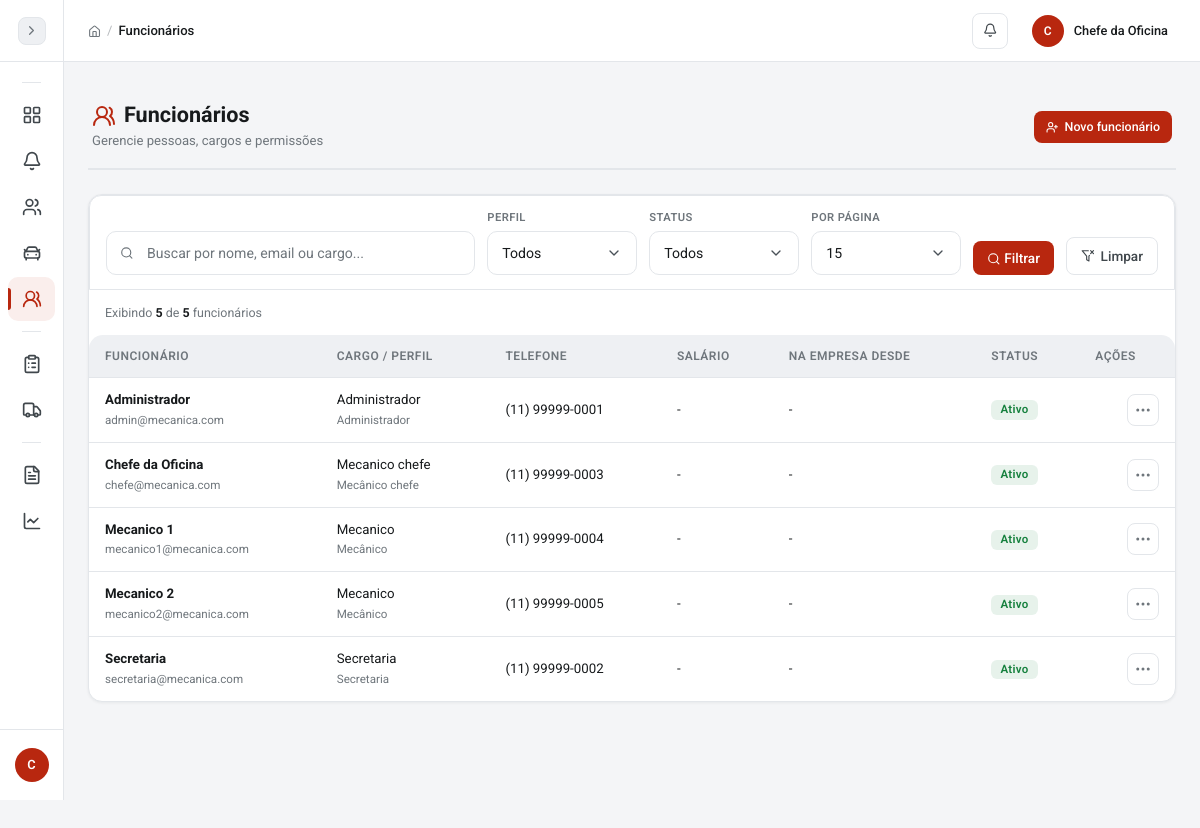
The app's page /pages/funcionarios/listar.php (signed in) with its own data.
### tables this page shows
CREATE TABLE usuarios (
  id INT AUTO_INCREMENT PRIMARY KEY,
  nome VARCHAR(100) NOT NULL,
  email VARCHAR(120) NOT NULL UNIQUE,
  senha VARCHAR(255) NOT NULL,
  tipo ENUM('admin','secretaria','mecanico_chefe','mecanico') NOT NULL DEFAULT 'mecanico',
  cpf VARCHAR(14) UNIQUE,
  telefone VARCHAR(20),
  salario DECIMAL(10,2),
  data_admissao DATE,
  cargo VARCHAR(100),
  ativo TINYINT(1) NOT NULL DEFAULT 1,
  data_cadastro TIMESTAMP DEFAULT CURRENT_TIMESTAMP
);

### config/conexao.php (called while the page is built, shortened)
<?php
function limpar($dado) {
    return trim((string) $dado);
}
function esc($dado) {
    return htmlspecialchars((string) $dado, ENT_QUOTES, 'UTF-8');
}
?>

### pages/funcionarios/listar.php (the view, shortened to what this page needs)
<?php
require_once __DIR__ . '/../../config/conexao.php';
require_once __DIR__ . '/../../includes/paginacao.php';
$roles = ['admin' => 'Administrador', 'secretaria' => 'Secretaria', 'mecanico_chefe' => 'Mecânico chefe', 'mecanico' => 'Mecânico'];
$busca = limpar($_GET['busca'] ?? '');
$perfil = $_GET['perfil'] ?? '';
$status_func = $_GET['status'] ?? '';
$condicoes = [];
$params = [];
$where = $condicoes ? 'WHERE ' . implode(' AND ', $condicoes) : '';
$por_pagina = por_pagina_atual();
$pagina = pagina_atual();
$st = $conn->prepare("SELECT COUNT(*) FROM usuarios $where");
$st->execute($params);
$total = (int) $st->fetchColumn();
[$pagina, $offset, $total_paginas] = paginacao_calcular($total, $por_pagina, $pagina);
$st = $conn->prepare("SELECT id, nome, email, tipo, cargo, telefone, salario, data_admissao, ativo FROM usuarios $where ORDER BY ativo DESC, nome LIMIT :limite OFFSET :offset");
$st->bindValue(':limite', $por_pagina, PDO::PARAM_INT);
$st->bindValue(':offset', $offset, PDO::PARAM_INT);
$st->execute();
$funcionarios = $st->fetchAll();
$tem_filtro = $busca !== '' || $perfil !== '' || $status_func !== '';
require_once __DIR__ . '/../../includes/header.php';
?>
<div class="page-header">
    <div>
        <h1><i data-lucide="users-round" class="text-primary me-2"></i>Funcionários</h1>
        <span class="page-subtitle">Gerencie pessoas, cargos e permissões</span>
    </div>
    <a href="cadastrar.php" class="btn btn-primary btn-icon"><i data-lucide="user-plus"></i>Novo funcionário</a>
</div>
<div class="card">
    <div class="card-body p-0">
        <form class="filter-bar mb-0 rounded-bottom-0" method="get" action="listar.php">
            <div class="filter-search">
                <i data-lucide="search" class="search-icon"></i>
                <input type="text" class="form-control" name="busca" value="<?php echo esc($busca); ?>" placeholder="Buscar por nome, email ou cargo...">
            </div>
            <div class="filter-group">
                <label for="filtroPerfil">Perfil</label>
                <select class="form-select" id="filtroPerfil" name="perfil" onchange="this.form.submit()">
                    <option value="">Todos</option>
                </select>
            </div>
            <div class="filter-group">
                <label for="filtroStatusFunc">Status</label>
                <select class="form-select" id="filtroStatusFunc" name="status" onchange="this.form.submit()">
                    <option value="">Todos</option>
                </select>
            </div>
            <div class="filter-group">
                <label for="filtroPorPagina">Por página</label>
                <select class="form-select" id="filtroPorPagina" name="por_pagina" onchange="this.form.submit()">
                    <?php echo opcoes_por_pagina($por_pagina); ?>
                </select>
            </div>
            <button class="btn btn-primary" type="submit"><i data-lucide="search"></i> Filtrar</button>
            <a class="btn btn-outline-secondary btn-reset-filters" href="listar.php"><i data-lucide="filter-x"></i> Limpar</a>
        </form>
        <div class="px-3 pt-3 filter-results-info">
            <span>Exibindo <strong><?php echo count($funcionarios); ?></strong> de <strong><?php echo $total; ?></strong> funcionários<?php echo $tem_filtro ? ' (filtrados)' : ''; ?></span>
        </div>
        <div class="table-responsive">
            <table class="table table-hover align-middle mb-0 responsive-card">
                <thead>
                    <tr><th>Funcionário</th><th>Cargo / perfil</th><th>Telefone</th><th>Salário</th><th>Na empresa desde</th><th>Status</th><th>Ações</th></tr>
                </thead>
                <tbody>
                <?php if (count($funcionarios) > 0): foreach ($funcionarios as $f): ?>
                <tr>
                    <td data-label="Funcionário"><strong><?php echo esc($f['nome']); ?></strong><br><small class="text-muted"><?php echo esc($f['email']); ?></small></td>
                    <td data-label="Cargo / perfil"><?php echo esc($f['cargo'] ?: ($roles[$f['tipo']] ?? $f['tipo'])); ?><br><small class="text-muted"><?php echo esc($roles[$f['tipo']] ?? $f['tipo']); ?></small></td>
                    <td data-label="Telefone"><?php echo esc($f['telefone'] ?: '-'); ?></td>
                    <td data-label="Salário"><?php echo $f['salario'] !== null ? formatar_moeda($f['salario']) : '-'; ?></td>
                    <td data-label="Na empresa desde"><?php echo $f['data_admissao'] ? date('d/m/Y', strtotime($f['data_admissao'])) : '-'; ?></td>
                    <td data-label="Status"><span class="badge <?php echo $f['ativo'] ? 'badge-success' : 'badge-secondary'; ?>"><?php echo $f['ativo'] ? 'Ativo' : 'Inativo'; ?></span></td>
                    <td data-label="Ações" class="actions-cell">
                    <div class="dropdown table-dropdown">
                        <button class="table-dropdown-btn" type="button" data-bs-toggle="dropdown" aria-expanded="false" aria-label="Ações do funcionário"><i data-lucide="more-horizontal"></i></button>
                    </div>
                </td>
                </tr>
                <?php endforeach; endif; ?>
                </tbody>
            </table>
        </div>
    </div>
</div>
<?php require_once __DIR__ . '/../../includes/footer.php'; ?>

### includes/header.php (style rules this page uses)
html.js body { opacity:0;transition:opacity .25s ease }

### records on screen
usuarios: nome "Administrador", email "admin@mecanica.com", cargo "Administrador", tipo "Administrador", telefone "(11) 99999-0001", ativo "Ativo"
usuarios: nome "Chefe da Oficina", email "chefe@mecanica.com", cargo "Mecanico chefe", tipo "Mecânico chefe", telefone "(11) 99999-0003", ativo "Ativo"
usuarios: nome "Mecanico 1", email "mecanico1@mecanica.com", cargo "Mecanico", tipo "Mecânico", telefone "(11) 99999-0004", ativo "Ativo"
usuarios: nome "Mecanico 2", email "mecanico2@mecanica.com", cargo "Mecanico", tipo "Mecânico", telefone "(11) 99999-0005", ativo "Ativo"
usuarios: nome "Secretaria", email "secretaria@mecanica.com", cargo "Secretaria", tipo "Secretaria", telefone "(11) 99999-0002", ativo "Ativo"

### other values on screen
substr($nome_usuario, 0, 1) "C"
$titulo_pagina "Funcionários"
substr($_SESSION['usuario_nome'] ?? 'U', 0, 1) "C"
$_SESSION['usuario_nome'] "Chefe da Oficina"
count($funcionarios) "5"
$total "5"
form field por_pagina "15"
